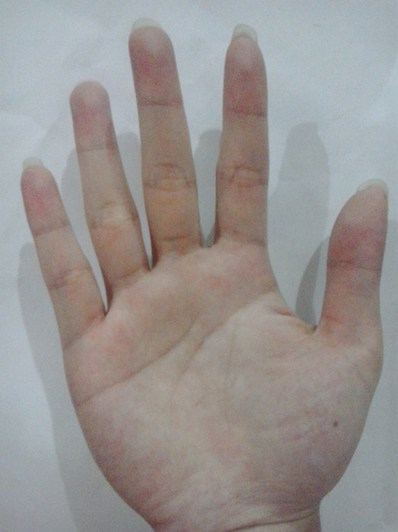
//> input picture misc/img/hand.jpg, 398 x 532 px
$ ./skin_color img/hand.jpg   (built with g++ and OpenCV 4)
//> lines starting //> are read from the running program, lines starting //| are printed output that depends on the picture; after the words box and inside, x2 and y2 are one past the last pixel; in counts of white or black regions, pixels touching at a corner belong together
//> further down, image is the input picture: 532 rows x 398 cols, CV_8UC3; mean B, G, R 145.7, 147.6, 152.4
// [17 lines of licence text are left out]

#include <opencv2/core/core.hpp>
#include <opencv2/imgproc/imgproc.hpp>
#include <opencv2/highgui/highgui.hpp>

#include <iostream>

// This snippet implements common Skin Color Thresholding rules taken from:
//
//  Nusirwan Anwar bin Abdul Rahman, Kit Chong Wei and John See. RGB-H-CbCr Skin Colour Model for Human Face Detection.
//  (Online available at http://pesona.mmu.edu.my/~johnsee/research/papers/files/rgbhcbcr_m2usic06.pdf)

using namespace std;
using namespace cv;

bool R1(int R, int G, int B) {
    bool e1 = (R>95) && (G>40) && (B>20) && ((max(R,max(G,B)) - min(R, min(G,B)))>15) && (abs(R-G)>15) && (R>G) && (R>B);
    bool e2 = (R>220) && (G>210) && (B>170) && (abs(R-G)<=15) && (R>B) && (G>B);
    return (e1||e2);
}

bool R2(float Y, float Cr, float Cb) {
    bool e3 = Cr <= 1.5862*Cb+20;
    bool e4 = Cr >= 0.3448*Cb+76.2069;
    bool e5 = Cr >= -4.5652*Cb+234.5652;
    bool e6 = Cr <= -1.15*Cb+301.75;
    bool e7 = Cr <= -2.2857*Cb+432.85;
    return e3 && e4 && e5 && e6 && e7;
}

bool R3(float H, float S, float V) {
    return (H<25) || (H > 230);
}

Mat ThresholdSkin(const Mat &src) {
    // Allocate the result matrix
    Mat dst = Mat::zeros(src.rows, src.cols, CV_8UC1);
    // We operate in YCrCb and HSV:
    Mat src_ycrcb, src_hsv;
    // OpenCV scales the YCrCb components, so that they
    // cover the whole value range of [0,255], so there's
    // no need to scale the values:
    cvtColor(src, src_ycrcb, CV_BGR2YCrCb);
//> src_ycrcb: 532 rows x 398 cols, CV_8UC3; mean of channels 0, 1, 2 148.8, 130.6, 126.2
    // OpenCV scales the Hue Channel to [0,180] for
    // 8bit images, make sure we are operating on
    // the full spectrum from [0,360] by using floating
    // point precision:
    src.convertTo(src_hsv, CV_32FC3);
    cvtColor(src_hsv, src_hsv, CV_BGR2HSV);
//> src_hsv: 532 rows x 398 cols, CV_32FC3; mean H, S, V 107.1, 0.1, 158.6
    // And then scale between [0,255] for the rules in the paper
    // to apply. This uses normalize with CV_32FC3, which may fail
    // on older OpenCV versions. If so, you probably want to split
    // the channels first and call normalize independently on each
    // channel:
    normalize(src_hsv, src_hsv, 0.0, 255.0, NORM_MINMAX, CV_32FC3);
//> src_hsv: 532 rows x 398 cols, CV_32FC3; mean H, S, V 76.2, 0.1, 112.8
    // Iterate over the data:
    for(int i = 0; i < src.rows; i++) {
        for(int j = 0; j < src.cols; j++) {
            // Get the pixel in BGR space:
            Vec3b pix_bgr = src.ptr<Vec3b>(i)[j];
            int B = pix_bgr.val[0];
            int G = pix_bgr.val[1];
            int R = pix_bgr.val[2];
            // And apply RGB rule:
            bool a = R1(R,G,B);
            // Get the pixel in YCrCB space:
            Vec3b pix_ycrcb = src_ycrcb.ptr<Vec3b>(i)[j];
            int Y = pix_ycrcb.val[0];
            int Cr = pix_ycrcb.val[1];
            int Cb = pix_ycrcb.val[2];
            // And apply the YCrCB rule:
            bool b = R2(Y,Cr,Cb);
            // Get the pixel in HSV space:
            Vec3f pix_hsv = src_hsv.ptr<Vec3f>(i)[j];
            float H = pix_hsv.val[0];
            float S = pix_hsv.val[1];
            float V = pix_hsv.val[2];
            // And apply the HSV rule:
            bool c = R3(H,S,V);
            // If not skin, then black
            if(a && b && c) {
                dst.at<unsigned char>(i,j) = 255;
            }
        }
    }
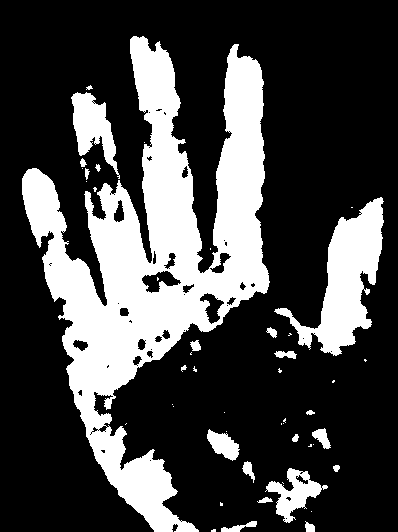
//> dst: 532 rows x 398 cols, CV_8UC1; 27.1% white; 48 white regions (27 under 20 px), largest, box (x1, y1, x2, y2) and area: (22, 36, 270, 532) 45383, (274, 197, 384, 356) 6690, (71, 92, 120, 179) 1984
    return dst;
}


int main(int argc, const char *argv[]) {
    // Get filename to the source image:
    if (argc != 2) {
        cout << "usage: " << argv[0] << " <image.ext>" << endl;
        exit(1);
    }
    // Load image & get skin proportions:
    Mat image = imread(argv[1]);
    // Put a little Gaussian blur on:
    blur(image, image, Size(5,5));
    // Filter for skin:
    Mat skin = ThresholdSkin(image);
    // And finally perform a little dilation and erosion, I'll just
    // steal from:
    //
    //      http://docs.opencv.org/doc/tutorials/imgproc/erosion_dilatation/erosion_dilatation.html
    //

    int dilation_size = 5;
    int erosion_size = 5;

    dilate(skin, skin, getStructuringElement(
            MORPH_RECT,
            Size(2*dilation_size+1, 2*dilation_size+1),
            Point(dilation_size, dilation_size)));

    erode(skin, skin, getStructuringElement(
            MORPH_RECT,
            Size(2*erosion_size+1, 2*erosion_size+1),
            Point(erosion_size, erosion_size)));
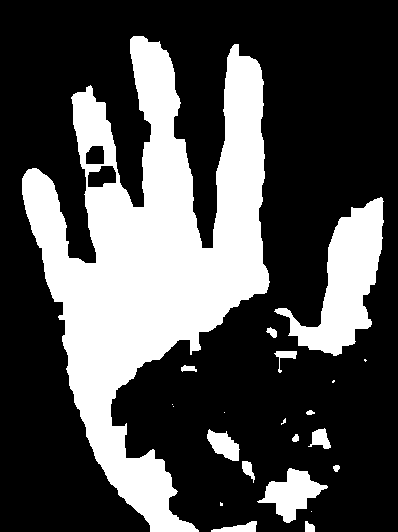
//> skin: 532 rows x 398 cols, CV_8UC1; 30.2% white; 22 white regions (8 under 20 px), largest, box (x1, y1, x2, y2) and area: (22, 36, 270, 532) 53025, (274, 197, 384, 356) 7257, (257, 468, 328, 523) 1785

    // The Results:
    namedWindow("original");
    namedWindow("skin");

    imshow("original", image);
    imshow("skin", skin);

    // Show the images:
    waitKey(0);

    // Success!
    return 0;
}
